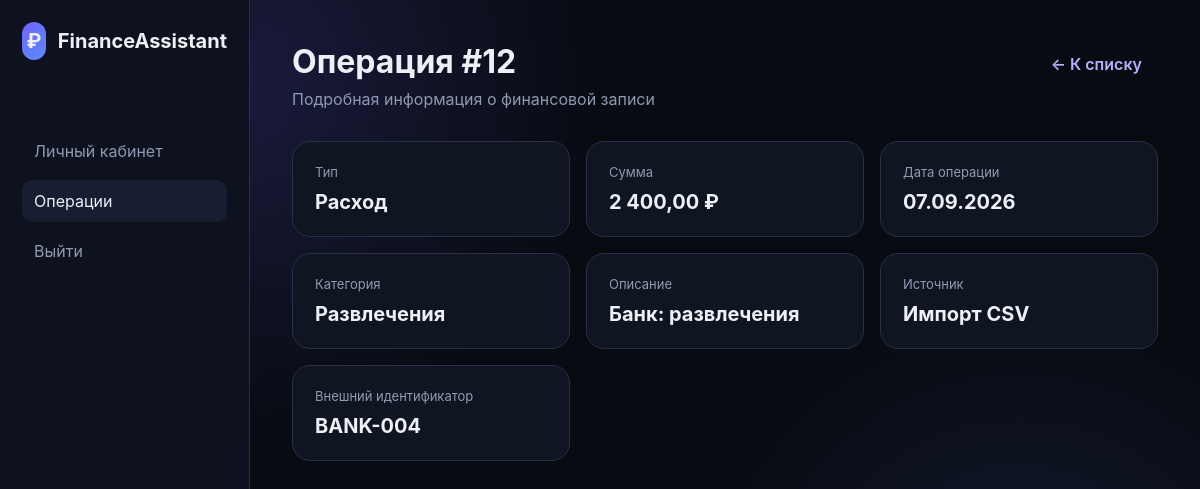
/frontend/transaction.php?id=12 (signed in), run on the app's committed database.
### tables this page shows
CREATE TABLE transactions (
    id BIGINT UNSIGNED AUTO_INCREMENT PRIMARY KEY,
    user_id BIGINT UNSIGNED NOT NULL,
    category_id BIGINT UNSIGNED NOT NULL,
    import_batch_id BIGINT UNSIGNED NULL,
    type ENUM('income', 'expense') NOT NULL,
    amount DECIMAL(14,2) UNSIGNED NOT NULL,
    transaction_date DATE NOT NULL,
    description VARCHAR(255) NULL,
    external_id VARCHAR(100) NULL,
    source ENUM('manual', 'csv') NOT NULL DEFAULT 'manual',
    created_at TIMESTAMP NOT NULL DEFAULT CURRENT_TIMESTAMP,
    CONSTRAINT fk_transactions_user
        FOREIGN KEY (user_id) REFERENCES users(id)
        ON DELETE CASCADE
        ON UPDATE CASCADE,
    CONSTRAINT fk_transactions_category
        FOREIGN KEY (category_id) REFERENCES categories(id)
        ON DELETE RESTRICT
        ON UPDATE CASCADE,
    CONSTRAINT fk_transactions_import_batch
        FOREIGN KEY (import_batch_id) REFERENCES import_batches(id)
        ON DELETE SET NULL
        ON UPDATE CASCADE,
    CONSTRAINT chk_transactions_amount CHECK (amount > 0),
    INDEX idx_transactions_user_date (user_id, transaction_date),
    INDEX idx_transactions_category_date (category_id, transaction_date),
    INDEX idx_transactions_import_batch (import_batch_id),
    INDEX idx_transactions_external_id (external_id)
);

CREATE TABLE categories (
    id BIGINT UNSIGNED AUTO_INCREMENT PRIMARY KEY,
    user_id BIGINT UNSIGNED NULL,
    name VARCHAR(100) NOT NULL,
    type ENUM('income', 'expense') NOT NULL,
    color CHAR(7) NULL,
    icon VARCHAR(50) NULL,
    created_at TIMESTAMP NOT NULL DEFAULT CURRENT_TIMESTAMP,
    CONSTRAINT fk_categories_user
        FOREIGN KEY (user_id) REFERENCES users(id)
        ON DELETE CASCADE
        ON UPDATE CASCADE,
    CONSTRAINT uq_categories_user_name_type UNIQUE (user_id, name, type)
);

### backend/src/bootstrap.php (called while the page is built, shortened)
<?php
$config = require __DIR__ . '/../config.php';
function db(): PDO
{
    global $config;
    static $pdo = null;
    if ($pdo instanceof PDO) {
        return $pdo;
    }
    $dsn = sprintf(
        'mysql:host=%s;port=%s;dbname=%s;charset=%s',
        $config['host'],
        $config['port'],
        $config['database'],
        $config['charset']
    );
    $pdo = new PDO($dsn, $config['user'], $config['password'], [
        PDO::ATTR_ERRMODE => PDO::ERRMODE_EXCEPTION,
        PDO::ATTR_DEFAULT_FETCH_MODE => PDO::FETCH_ASSOC,
        PDO::ATTR_EMULATE_PREPARES => false,
    ]);
    return $pdo;
}
function e(string $value): string
{
    return htmlspecialchars($value, ENT_QUOTES | ENT_SUBSTITUTE, 'UTF-8');
}
function current_user(): ?array
{
    $id = $_SESSION['user_id'] ?? null;
    $stmt = db()->prepare('SELECT id, full_name, email, role, created_at FROM users WHERE id = :id LIMIT 1');
    $stmt->execute(['id' => (int)$id]);
    $user = $stmt->fetch() ?: null;
    return $user;
}
function require_auth(): array
{
    $user = current_user();
    return $user;
}

### frontend/transaction.php (the view, shortened to what this page needs)
<?php
require __DIR__ . '/../backend/src/bootstrap.php';
$user = require_auth();
$id = filter_input(INPUT_GET, 'id', FILTER_VALIDATE_INT);
$isAdmin = ($user['role'] ?? 'user') === 'admin';
$stmt = db()->prepare('SELECT t.id, t.user_id, t.type, t.amount, t.transaction_date, t.description, t.source, t.external_id, t.created_at,
    c.name AS category, u.full_name AS owner_name, u.email AS owner_email
    FROM transactions t JOIN categories c ON c.id = t.category_id JOIN users u ON u.id = t.user_id
    WHERE t.id = :id AND (t.user_id = :user_id OR :is_admin = 1) LIMIT 1');
$stmt->execute(['id' => $id, 'user_id' => (int)$user['id'], 'is_admin' => $isAdmin ? 1 : 0]);
$transaction = $stmt->fetch();
?>
<!doctype html><html lang="ru"><head><link rel="stylesheet" href="auth.css"></head>
<body><div class="dashboard"><aside class="sidebar"><div class="logo"><div class="logo-mark">₽</div>FinanceAssistant</div><nav><a href="dashboard.php">Личный кабинет</a><a class="active" href="transactions.php">Операции</a><?php if ($isAdmin): ?><a href="admin-transactions.php">Администрирование</a><?php endif; ?><a href="logout.php">Выйти</a></nav></aside><main class="main">
<div class="topbar"><div><h1>Операция #<?= (int)$transaction['id'] ?></h1><p>Подробная информация о финансовой записи</p></div><a class="action-link" href="<?= $isAdmin ? 'admin-transactions.php' : 'transactions.php' ?>">← К списку</a></div>
<section class="detail-grid"><article class="stat"><div class="label">Тип</div><div class="value"><?= $transaction['type'] === 'income' ? 'Доход' : 'Расход' ?></div></article><article class="stat"><div class="label">Сумма</div><div class="value"><?= e(number_format((float)$transaction['amount'], 2, ',', ' ')) ?> ₽</div></article><article class="stat"><div class="label">Дата операции</div><div class="value"><?= e(date('d.m.Y', strtotime($transaction['transaction_date']))) ?></div></article><article class="stat"><div class="label">Категория</div><div class="value"><?= e($transaction['category']) ?></div></article><article class="stat"><div class="label">Описание</div><div class="value"><?= e($transaction['description'] ?: '—') ?></div></article><article class="stat"><div class="label">Источник</div><div class="value"><?= $transaction['source'] === 'csv' ? 'Импорт CSV' : 'Вручную' ?></div></article>
<?php if ($transaction['external_id']): ?><article class="stat"><div class="label">Внешний идентификатор</div><div class="value"><?= e($transaction['external_id']) ?></div></article><?php endif; ?></section></main></div></body></html>

### frontend/auth.css (style rules this page uses)
:root { --bg: #080b12; --panel: #101522; --panel-2: #151b2a; --line: #273047; --text: #edf1f7; --muted: #8f9ab0; --accent: #6d63ff; --accent-2: #5b8cff; --success: #38cf88; --danger: #ff5e70; --shadow: 0 24px 70px rgba(0,0,0,.38); }
* { box-sizing: border-box; }
body { margin: 0; min-height: 100vh; font-family: Inter, Segoe UI, Arial, sans-serif; color: var(--text); background: radial-gradient(circle at 20% 10%, rgba(109,99,255,.18), transparent 30%), radial-gradient(circle at 85% 80%, rgba(91,140,255,.12), transparent 28%), var(--bg); }
a { color: inherit; }
.logo { display:flex; align-items:center; gap:12px; font-weight:700; font-size:20px; margin-bottom: 70px; }
.logo-mark { width:38px; height:38px; display:grid; place-items:center; border-radius:12px; background:linear-gradient(135deg,var(--accent),var(--accent-2)); }
.dashboard { min-height:100vh; display:flex; }
.sidebar { width:250px; background:#0d121e; border-right:1px solid var(--line); padding:22px; }
.sidebar nav { display:grid; gap:8px; margin-top:34px; }
.sidebar nav a { text-decoration:none; padding:11px 12px; border-radius:10px; color:var(--muted); }
.sidebar nav a.active, .sidebar nav a:hover { background:#171e31; color:var(--text); }
.main { flex:1; padding:42px; }
.topbar { display:flex; justify-content:space-between; align-items:flex-start; gap:20px; margin-bottom:32px; }
.topbar h1 { margin:0 0 8px; }
.topbar p { margin:0; color:var(--muted); }
.stat { padding:22px; background:var(--panel); border:1px solid var(--line); border-radius:18px; }
.stat .label { color:var(--muted); font-size:13px; margin-bottom:10px; }
.stat .value { font-size:28px; font-weight:700; }
.action-link { display:inline-block; margin:12px 16px 0 0; color:#b6b0ff; text-decoration:none; font-weight:600; }
.detail-grid { display:grid; grid-template-columns:repeat(auto-fit,minmax(220px,1fr)); gap:16px; }
.detail-grid .stat .value { font-size:20px; overflow-wrap:anywhere; }

### data on the page
transactions: id "12", amount "2 400,00", transaction_date "07.09.2026", category.name "Развлечения", description "Банк: развлечения", external "BANK-004"
